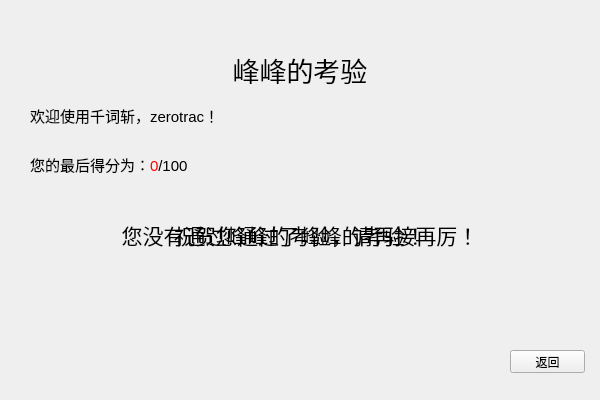
<?xml version="1.0" encoding="UTF-8"?>
<ui version="4.0">
 <class>Q_WordtestingFin</class>
 <widget class="QWidget" name="Q_WordtestingFin">
  <property name="geometry">
   <rect>
    <x>0</x>
    <y>0</y>
    <width>600</width>
    <height>400</height>
   </rect>
  </property>
  <property name="windowTitle">
   <string>千词斩 Version 1.0</string>
  </property>
  <widget class="QLabel" name="label">
   <property name="geometry">
    <rect>
     <x>150</x>
     <y>30</y>
     <width>300</width>
     <height>80</height>
    </rect>
   </property>
   <property name="font">
    <font>
     <family>微软雅黑</family>
     <pointsize>20</pointsize>
    </font>
   </property>
   <property name="text">
    <string>峰峰的考验</string>
   </property>
   <property name="alignment">
    <set>Qt::AlignCenter</set>
   </property>
  </widget>
  <widget class="QPushButton" name="button_Back">
   <property name="geometry">
    <rect>
     <x>510</x>
     <y>350</y>
     <width>75</width>
     <height>23</height>
    </rect>
   </property>
   <property name="text">
    <string>返回</string>
   </property>
  </widget>
  <widget class="QLabel" name="label_2">
   <property name="geometry">
    <rect>
     <x>30</x>
     <y>90</y>
     <width>300</width>
     <height>50</height>
    </rect>
   </property>
   <property name="font">
    <font>
     <pointsize>11</pointsize>
    </font>
   </property>
   <property name="text">
    <string>欢迎使用千词斩，zerotrac！</string>
   </property>
  </widget>
  <widget class="QLabel" name="label_Score">
   <property name="geometry">
    <rect>
     <x>30</x>
     <y>140</y>
     <width>300</width>
     <height>50</height>
    </rect>
   </property>
   <property name="font">
    <font>
     <pointsize>11</pointsize>
    </font>
   </property>
   <property name="text">
    <string>&lt;html&gt;&lt;head/&gt;&lt;body&gt;&lt;p&gt;您的最后得分为：&lt;span style=&quot; color:#ff0000;&quot;&gt;0&lt;/span&gt;/100&lt;/p&gt;&lt;/body&gt;&lt;/html&gt;</string>
   </property>
  </widget>
  <widget class="QLabel" name="label_Success">
   <property name="geometry">
    <rect>
     <x>0</x>
     <y>210</y>
     <width>600</width>
     <height>50</height>
    </rect>
   </property>
   <property name="font">
    <font>
     <pointsize>16</pointsize>
    </font>
   </property>
   <property name="text">
    <string>&lt;html&gt;&lt;head/&gt;&lt;body&gt;&lt;p&gt;祝贺您通过了峰峰的考验！&lt;/p&gt;&lt;/body&gt;&lt;/html&gt;</string>
   </property>
   <property name="alignment">
    <set>Qt::AlignCenter</set>
   </property>
  </widget>
  <widget class="QLabel" name="label_Failed">
   <property name="geometry">
    <rect>
     <x>0</x>
     <y>210</y>
     <width>600</width>
     <height>50</height>
    </rect>
   </property>
   <property name="font">
    <font>
     <pointsize>16</pointsize>
    </font>
   </property>
   <property name="text">
    <string>&lt;html&gt;&lt;head/&gt;&lt;body&gt;&lt;p&gt;您没有通过峰峰的考验，请再接再厉！&lt;/p&gt;&lt;/body&gt;&lt;/html&gt;</string>
   </property>
   <property name="alignment">
    <set>Qt::AlignCenter</set>
   </property>
  </widget>
 </widget>
 <layoutdefault spacing="6" margin="11"/>
 <resources/>
 <connections/>
</ui>
